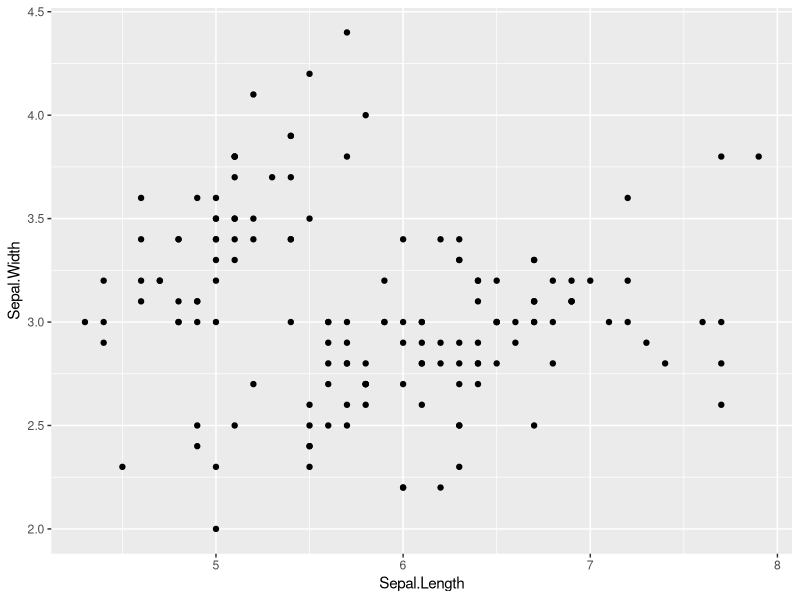
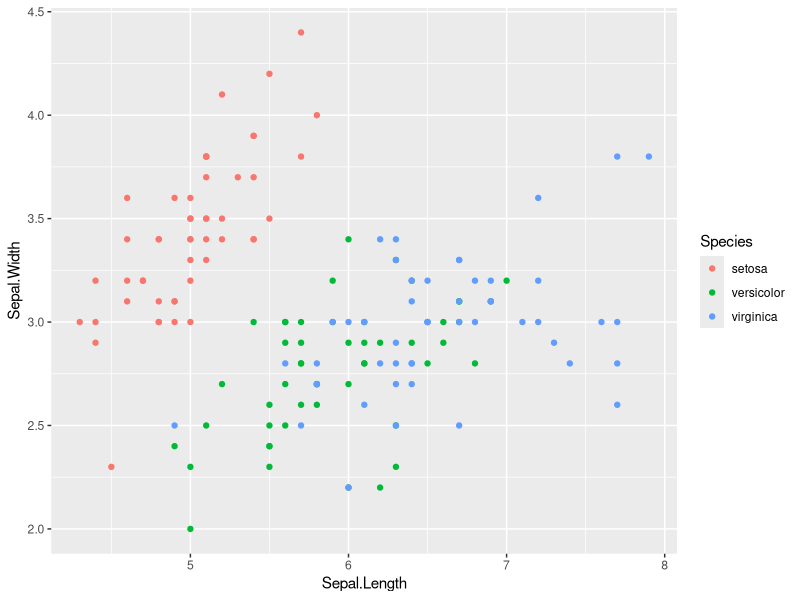
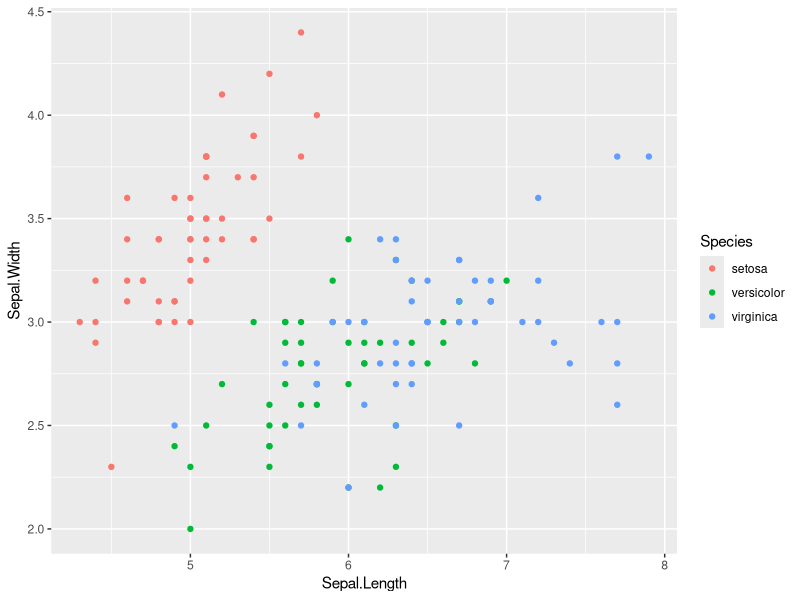
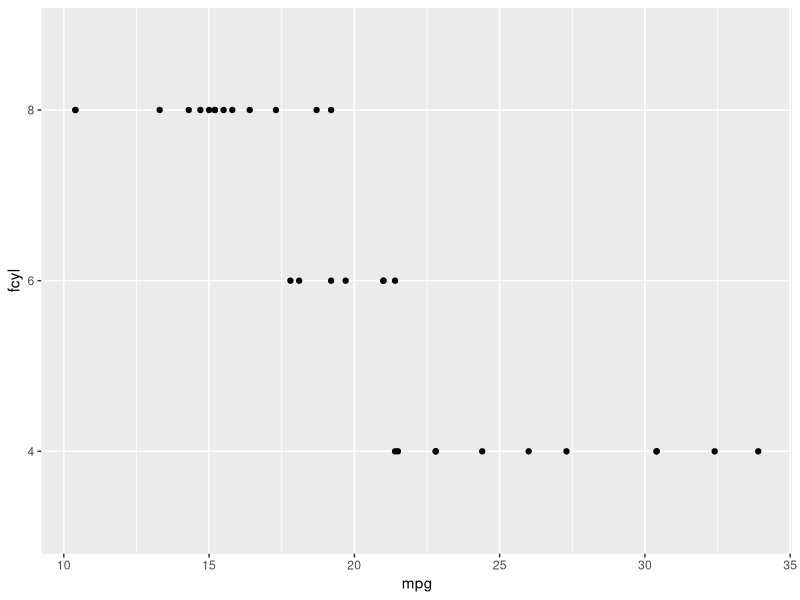
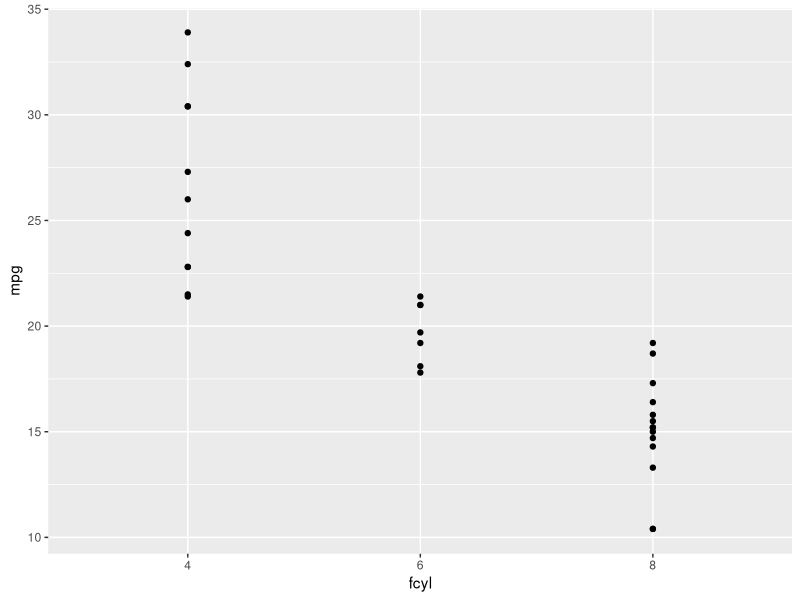
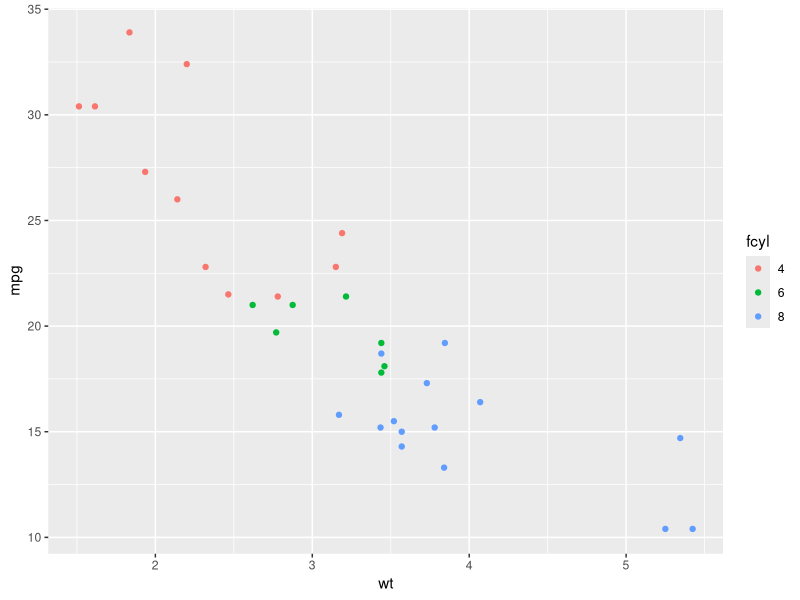
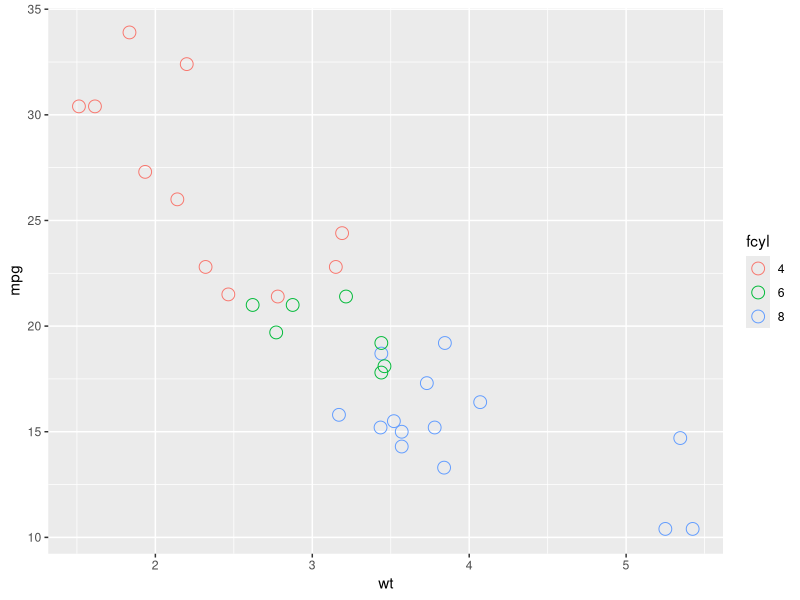
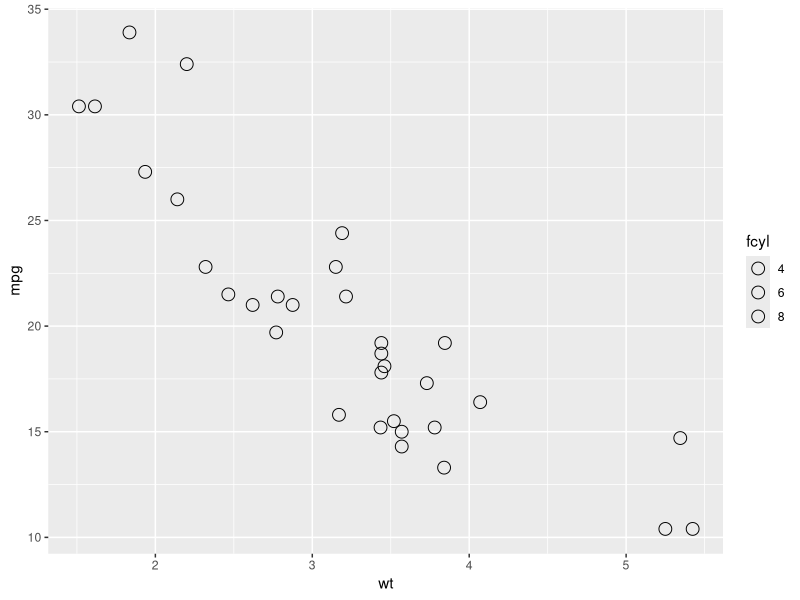

Write R code to recreate these figures, in order.
# 2. AESTHETICS

# Aesthetic mappings are the cornerstone of the grammar of graphics plotting concept. This is where the magic happens - converting continuous and categorical data into visual scales that provide access to a large amount of information in a very short time. 

# Visisble aesthetics ####

# Load Tidyverse package which includes gpplot2 
library(tidyverse)
# Load a built-in dataset "iris" in R which gives the measurements in centimeters of the variables sepal length and width and petal length and width, respectively, for 50 flowers from each of 3 species of iris.
data("iris")
# Mapping onto the X and Y axes
ggplot(iris, aes(x = Sepal.Length, 
                 y = Sepal.Width)) + 
  geom_point() # Each mapped variable is its own column variable in the dataframe.
# Mapping onto color
ggplot(iris, aes(x = Sepal.Length, 
                 y = Sepal.Width, 
                 color = Species)) + 
  geom_point() # Species, a dataframe column, is mapped is mapped onto colors, a visible aesthetics.
# Aesthetics could be called in the geom layer
ggplot(iris) + geom_point(aes(x = Sepal.Length, 
                 y = Sepal.Width, 
                 color = Species)) # shows the same result.
# However, this is typically only done if we don't want all layers to inherit the same aesthetics or we're mixing different data sources.

# Typical visible aesthetics:
# x: X axis position
# y: Y axis position
# fill: fill color
# color: color of points, outlines of other geoms
# size: area or radius of points, thickness of lines
# alpha: transparency
# linetype: line das pattern
# labels: texts on a plot or axes
# shape: shape of a point
# Many of these aesthetics function as both aesthetic mappings as well as attributes, and one of the most common mistake is confusing the two or overwriting aesthetic mappings with fixed attributes. 

# Color, fill, shape and size ####

# Examine again the mtcars dataset
data("mtcars")
# Transform cyl and am columns into categorical variables 
mtcars <- mtcars %>% 
  mutate(fcyl = as.factor(cyl), fam = as.factor(am))
# One common convention is that you don't name the x and y arguments to aes(), since they almost always come first, but you do name other arguments.
# Map mpg onto the x aesthetic, and fcyl onto the y
ggplot(mtcars, aes(mpg, fcyl)) +
  geom_point()
# Swap the mappings: fcyl onto the x aesthetic, and mpg onto the y
ggplot(mtcars, aes(fcyl, mpg)) +
  geom_point()
# Map wt onto x, mpg onto y, and fcyl onto color
ggplot(mtcars, aes(wt, mpg, color = fcyl)) +
  geom_point()
# Modify the point layer by changing the shape and increasing the size
ggplot(mtcars, aes(wt, mpg, color = fcyl)) +
  geom_point(shape = 1, size = 4)
# Typically, the color aesthetic changes the outline of a geom and the fill aesthetic changes the inside. geom_point() is an exception: it uses color (not fill) for the point color. 
ggplot(mtcars, aes(wt, mpg, fill = fcyl)) +
  geom_point(shape = 1, size = 4) # mapping a categorical variable onto fill doesn't change the colors, although a legend is generated. This is because the default shape for points only has a color attribute and not a fill attribute!
# The default geom_point() uses shape = 19: a solid circle. An alternative is shape = 21: a circle that allow you to use both fill for the inside and color for the outline. 
ggplot(mtcars, aes(wt, mpg, fill = fcyl)) +
  geom_point(shape = 21, size = 4, alpha = 0.6) 
# In the ggplot() aesthetics, map fam to color
ggplot(mtcars, aes(wt, mpg, fill = fcyl, color = fam)) +
  geom_point(shape = 21, size = 4, alpha = 0.6)
# Any time you use a solid color, make sure to use alpha blending to account for over plotting.
             
# Attributes ####

# One of the most confusing parts of ggplot2 is that all the visible aesthetics also exist as attributes
ggplot(iris, aes(x = Sepal.Length, y = Sepal.Width)) +
  geom_point(color = "red")
# Attributes are always called in the geom layer, like color, size and shape
ggplot(iris, aes(x = Sepal.Length, y = Sepal.Width)) +
  geom_point(color = "red", size = 4, shape = 4)
# The distinction between aesthetics and attributes is subtle but important.

# Colors in R can be specified by using hex codes 
my_blue <- "#4ABEFF"
ggplot(mtcars, aes(wt, mpg)) + 
  geom_point(color = my_blue, alpha = 0.6)
# Change the color both in aesthetics mapping and attributes
ggplot(mtcars, aes(wt, mpg, fill = fcyl)) +
  geom_point(color = my_blue, size = 10, shape = 1) # the fill mapping overrides the color attribute i geom_point().
# Add a text layer with label setting as the row names from the dataset
ggplot(mtcars, aes(wt, mpg, color = fcyl)) +
  geom_text(label = rownames(mtcars), color = "red")

# Modifying aesthetics ####

# Adding more aesthetic layers to the plot will increase the complexity and decrease the readability
ggplot(mtcars, aes(mpg, qsec, color = fcyl, 
                   shape = fam, 
                   size = hp/wt)) +
  geom_point()
